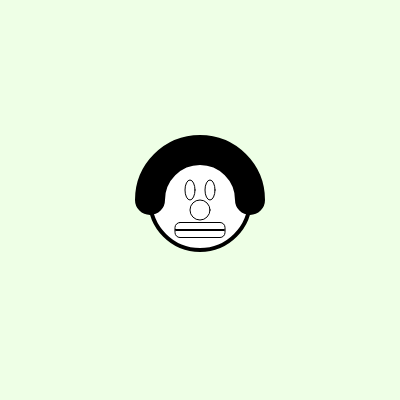
Frame 1 (no input)
Frame 60 (no input): identical to frame 1, image omitted
Frame 120 (the mouse pressed at the canvas centre since frame 60): identical to frame 1, image omitted

The p5.js sketch that drew this single still picture (run headless with seeded random() and noise() and a simulated clock; from frame 60 on, the mouse is pressed at the canvas centre):

// p5.js sketch
// ── sketch.js
var centerX = 0;
var centerY = 0;

function setup() {
  createCanvas(400, 400);
  centerX = width / 2;
  centerY = height / 2;
}

function draw() {
  background(color('hsb(100, 10%, 100%)'));
  fill(255)
  strokeWeight(1);

  //face
  ellipse(centerX, centerY, 100, 100);
  //nose
  ellipse(centerX, centerY + 10, 20, 20);
  //eyse
  ellipse(centerX - 10, centerY - 10, 10, 20);
  ellipse(centerX + 10, centerY - 10, 10, 20);
  rectMode(CENTER);
  rect(centerX, centerY + 30, 50, 15, 5);
  rect(centerX, centerY + 30, 50, 1, 1);

  noFill();
  strokeWeight(4);
  arc(centerX,centerY,100,100, 0,PI)
  strokeWeight(30);
  arc(centerX,centerY,100,100, PI,TWO_PI)




}
